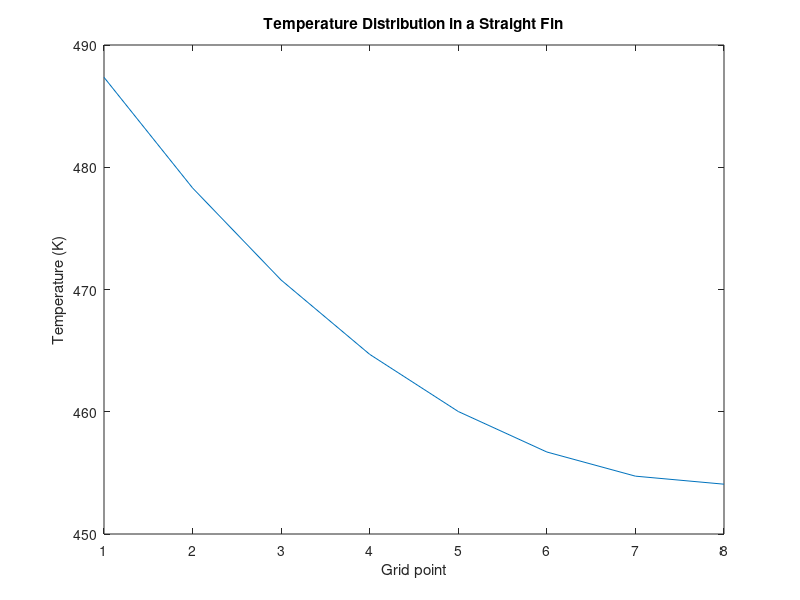

The MATLAB script that drew this image:
% Temperature Distribution in a Straight Fin using FDM
% Author: Ansh Saxena, Indian Institute of Technology, Patna

% Parameters
L = 4e-2; % Length of the fin (m)
P = 40.4e-2; % Perimeter of the fin (m)
Ac = 4e-4; % Cross section area of the fin (m2)
Tb = (225 + 273); % Base temperature (K)
Ta = (25 + 273); % Ambient temperature (K)
k = 45; % Conductivity of fin material (W/m-K)
h = 15; % Heat transfer coefficient (W/m2-K)

del_x = 0.5e-2; % Distance between two grid points (delta_x)

A = (h*P*(del_x)^2)/(k*Ac);

% Total 9 grid points, including 2 end points

% Equations
% Grid point 2: -(2+A)*T2 + T3 = -A*Ta - Tb
% Grid point 3: T2 -(2+A)*T3 + T4 = -A*Ta
% Grid point 4: T3 -(2+A)*T4 + T5 = -A*Ta
% Grid point 5: T4 -(2+A)*T5 + T6 = -A*Ta
% Grid point 6: T5 -(2+A)*T6 + T7 = -A*Ta
% Grid point 7: T6 -(2+A)*T7 + T8 = -A*Ta
% Grid point 8: T7 -(2+A)*T8 + T9 = -A*Ta
% Grid point 9: 2*T8 -(2+A)*T9 = -A*Ta

% Coefficient Matrix
Mat_A = [-(2+A) 1 0 0 0 0 0 0;
    1 -(2+A) 1 0 0 0 0 0;
    0 1 -(2+A) 1 0 0 0 0;
    0 0 1 -(2+A) 1 0 0 0;
    0 0 0 1 -(2+A) 1 0 0;
    0 0 0 0 1 -(2+A) 1 0;
    0 0 0 0 0 1 -(2+A) 1;
    0 0 0 0 0 0 2 -(2+A)];

% RHS matrix
Mat_B = [-A*Ta-Tb; -A*Ta; -A*Ta; -A*Ta; -A*Ta; -A*Ta; -A*Ta; -A*Ta];

% Solving the equations
T = linsolve(Mat_A, Mat_B);

% Plotting
figure(1);
plot(T);
xlabel("Grid point")
ylabel("Temperature (K)")
title("Temperature Distribution in a Straight Fin")